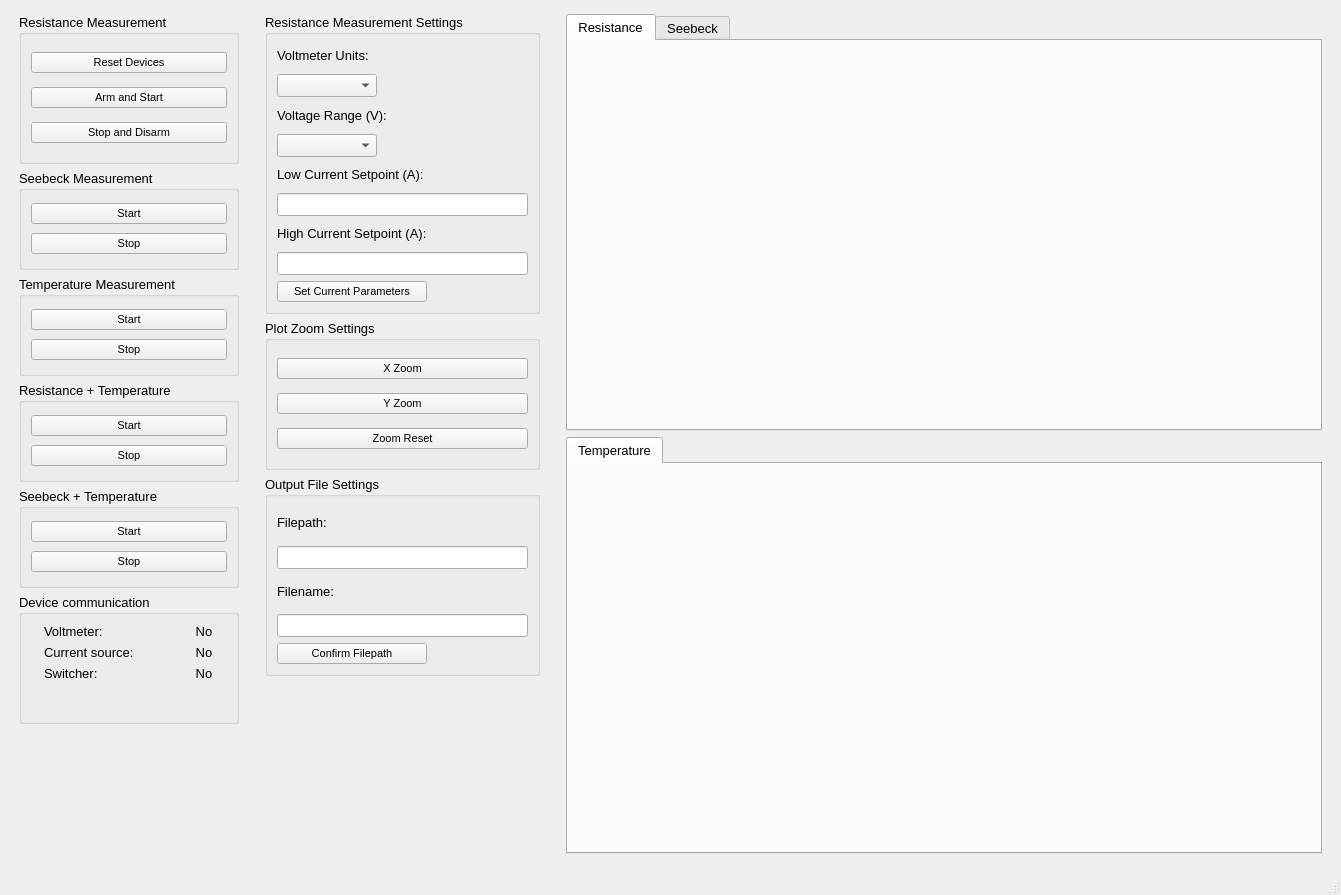
<?xml version="1.0" encoding="UTF-8"?>
<ui version="4.0">
 <class>MainWindow</class>
 <widget class="QMainWindow" name="MainWindow">
  <property name="geometry">
   <rect>
    <x>0</x>
    <y>0</y>
    <width>1341</width>
    <height>895</height>
   </rect>
  </property>
  <property name="windowTitle">
   <string>MainWindow</string>
  </property>
  <widget class="QWidget" name="centralwidget">
   <layout class="QHBoxLayout" name="horizontalLayout">
    <item>
     <layout class="QVBoxLayout" name="verticalLayout" stretch="0,0,0,0,0,0,0">
      <property name="spacing">
       <number>6</number>
      </property>
      <property name="sizeConstraint">
       <enum>QLayout::SetFixedSize</enum>
      </property>
      <property name="leftMargin">
       <number>10</number>
      </property>
      <property name="topMargin">
       <number>5</number>
      </property>
      <property name="rightMargin">
       <number>10</number>
      </property>
      <property name="bottomMargin">
       <number>10</number>
      </property>
      <item>
       <widget class="QGroupBox" name="groupBox">
        <property name="minimumSize">
         <size>
          <width>220</width>
          <height>150</height>
         </size>
        </property>
        <property name="maximumSize">
         <size>
          <width>220</width>
          <height>150</height>
         </size>
        </property>
        <property name="font">
         <font>
          <pointsize>10</pointsize>
         </font>
        </property>
        <property name="title">
         <string>Resistance Measurement</string>
        </property>
        <layout class="QVBoxLayout" name="verticalLayout_3">
         <item>
          <widget class="QPushButton" name="resetBox">
           <property name="font">
            <font>
             <pointsize>8</pointsize>
            </font>
           </property>
           <property name="text">
            <string>Reset Devices</string>
           </property>
          </widget>
         </item>
         <item>
          <widget class="QPushButton" name="startBox">
           <property name="font">
            <font>
             <pointsize>8</pointsize>
            </font>
           </property>
           <property name="text">
            <string>Arm and Start</string>
           </property>
          </widget>
         </item>
         <item>
          <widget class="QPushButton" name="stopBox">
           <property name="font">
            <font>
             <pointsize>8</pointsize>
            </font>
           </property>
           <property name="text">
            <string>Stop and Disarm</string>
           </property>
          </widget>
         </item>
        </layout>
       </widget>
      </item>
      <item>
       <widget class="QGroupBox" name="groupBox_4">
        <property name="minimumSize">
         <size>
          <width>220</width>
          <height>100</height>
         </size>
        </property>
        <property name="maximumSize">
         <size>
          <width>220</width>
          <height>100</height>
         </size>
        </property>
        <property name="font">
         <font>
          <pointsize>10</pointsize>
         </font>
        </property>
        <property name="title">
         <string>Seebeck Measurement</string>
        </property>
        <layout class="QVBoxLayout" name="verticalLayout_8">
         <item>
          <widget class="QPushButton" name="start_seebeck">
           <property name="font">
            <font>
             <pointsize>8</pointsize>
            </font>
           </property>
           <property name="text">
            <string>Start</string>
           </property>
          </widget>
         </item>
         <item>
          <widget class="QPushButton" name="stop_seebeck">
           <property name="font">
            <font>
             <pointsize>8</pointsize>
            </font>
           </property>
           <property name="text">
            <string>Stop</string>
           </property>
          </widget>
         </item>
        </layout>
       </widget>
      </item>
      <item>
       <widget class="QGroupBox" name="groupBox_5">
        <property name="minimumSize">
         <size>
          <width>220</width>
          <height>100</height>
         </size>
        </property>
        <property name="maximumSize">
         <size>
          <width>220</width>
          <height>100</height>
         </size>
        </property>
        <property name="font">
         <font>
          <pointsize>10</pointsize>
         </font>
        </property>
        <property name="title">
         <string>Temperature Measurement</string>
        </property>
        <layout class="QVBoxLayout" name="verticalLayout_9">
         <item>
          <widget class="QPushButton" name="start_temp">
           <property name="font">
            <font>
             <pointsize>8</pointsize>
            </font>
           </property>
           <property name="text">
            <string>Start</string>
           </property>
          </widget>
         </item>
         <item>
          <widget class="QPushButton" name="stop_temp">
           <property name="font">
            <font>
             <pointsize>8</pointsize>
            </font>
           </property>
           <property name="text">
            <string>Stop</string>
           </property>
          </widget>
         </item>
        </layout>
       </widget>
      </item>
      <item>
       <widget class="QGroupBox" name="groupBox_6">
        <property name="minimumSize">
         <size>
          <width>220</width>
          <height>100</height>
         </size>
        </property>
        <property name="maximumSize">
         <size>
          <width>220</width>
          <height>100</height>
         </size>
        </property>
        <property name="font">
         <font>
          <pointsize>10</pointsize>
         </font>
        </property>
        <property name="title">
         <string>Resistance + Temperature</string>
        </property>
        <layout class="QVBoxLayout" name="verticalLayout_7">
         <item>
          <widget class="QPushButton" name="start_RT">
           <property name="font">
            <font>
             <pointsize>8</pointsize>
            </font>
           </property>
           <property name="text">
            <string>Start</string>
           </property>
          </widget>
         </item>
         <item>
          <widget class="QPushButton" name="stop_RT">
           <property name="font">
            <font>
             <pointsize>8</pointsize>
            </font>
           </property>
           <property name="text">
            <string>Stop</string>
           </property>
          </widget>
         </item>
        </layout>
       </widget>
      </item>
      <item>
       <widget class="QGroupBox" name="groupBox_7">
        <property name="minimumSize">
         <size>
          <width>220</width>
          <height>100</height>
         </size>
        </property>
        <property name="maximumSize">
         <size>
          <width>220</width>
          <height>100</height>
         </size>
        </property>
        <property name="font">
         <font>
          <pointsize>10</pointsize>
         </font>
        </property>
        <property name="title">
         <string>Seebeck + Temperature</string>
        </property>
        <layout class="QVBoxLayout" name="verticalLayout_10">
         <item>
          <widget class="QPushButton" name="start_ST">
           <property name="font">
            <font>
             <pointsize>8</pointsize>
            </font>
           </property>
           <property name="text">
            <string>Start</string>
           </property>
          </widget>
         </item>
         <item>
          <widget class="QPushButton" name="stop_ST">
           <property name="font">
            <font>
             <pointsize>8</pointsize>
            </font>
           </property>
           <property name="text">
            <string>Stop</string>
           </property>
          </widget>
         </item>
        </layout>
       </widget>
      </item>
      <item>
       <widget class="QGroupBox" name="groupBox_9">
        <property name="sizePolicy">
         <sizepolicy hsizetype="Expanding" vsizetype="Preferred">
          <horstretch>0</horstretch>
          <verstretch>0</verstretch>
         </sizepolicy>
        </property>
        <property name="minimumSize">
         <size>
          <width>220</width>
          <height>130</height>
         </size>
        </property>
        <property name="maximumSize">
         <size>
          <width>220</width>
          <height>130</height>
         </size>
        </property>
        <property name="font">
         <font>
          <pointsize>10</pointsize>
         </font>
        </property>
        <property name="title">
         <string>Device communication</string>
        </property>
        <widget class="QWidget" name="formLayoutWidget">
         <property name="geometry">
          <rect>
           <x>10</x>
           <y>30</y>
           <width>201</width>
           <height>91</height>
          </rect>
         </property>
         <layout class="QFormLayout" name="formLayout">
          <property name="fieldGrowthPolicy">
           <enum>QFormLayout::AllNonFixedFieldsGrow</enum>
          </property>
          <property name="labelAlignment">
           <set>Qt::AlignCenter</set>
          </property>
          <property name="formAlignment">
           <set>Qt::AlignHCenter|Qt::AlignTop</set>
          </property>
          <property name="horizontalSpacing">
           <number>10</number>
          </property>
          <item row="0" column="0">
           <widget class="QLabel" name="volt_comm_label">
            <property name="sizePolicy">
             <sizepolicy hsizetype="Expanding" vsizetype="Fixed">
              <horstretch>0</horstretch>
              <verstretch>0</verstretch>
             </sizepolicy>
            </property>
            <property name="minimumSize">
             <size>
              <width>130</width>
              <height>0</height>
             </size>
            </property>
            <property name="maximumSize">
             <size>
              <width>130</width>
              <height>16777215</height>
             </size>
            </property>
            <property name="font">
             <font>
              <pointsize>10</pointsize>
             </font>
            </property>
            <property name="text">
             <string>Voltmeter:</string>
            </property>
            <property name="alignment">
             <set>Qt::AlignLeading|Qt::AlignLeft|Qt::AlignVCenter</set>
            </property>
           </widget>
          </item>
          <item row="0" column="1">
           <widget class="QLabel" name="volt_comm_status">
            <property name="sizePolicy">
             <sizepolicy hsizetype="Expanding" vsizetype="Fixed">
              <horstretch>0</horstretch>
              <verstretch>0</verstretch>
             </sizepolicy>
            </property>
            <property name="minimumSize">
             <size>
              <width>20</width>
              <height>0</height>
             </size>
            </property>
            <property name="maximumSize">
             <size>
              <width>40</width>
              <height>16777215</height>
             </size>
            </property>
            <property name="font">
             <font>
              <pointsize>10</pointsize>
             </font>
            </property>
            <property name="acceptDrops">
             <bool>false</bool>
            </property>
            <property name="text">
             <string>No</string>
            </property>
            <property name="textFormat">
             <enum>Qt::PlainText</enum>
            </property>
            <property name="alignment">
             <set>Qt::AlignCenter</set>
            </property>
           </widget>
          </item>
          <item row="1" column="0">
           <widget class="QLabel" name="current_comm_label">
            <property name="sizePolicy">
             <sizepolicy hsizetype="Expanding" vsizetype="Fixed">
              <horstretch>0</horstretch>
              <verstretch>0</verstretch>
             </sizepolicy>
            </property>
            <property name="minimumSize">
             <size>
              <width>130</width>
              <height>0</height>
             </size>
            </property>
            <property name="maximumSize">
             <size>
              <width>130</width>
              <height>16777215</height>
             </size>
            </property>
            <property name="font">
             <font>
              <pointsize>10</pointsize>
             </font>
            </property>
            <property name="text">
             <string>Current source:</string>
            </property>
            <property name="alignment">
             <set>Qt::AlignLeading|Qt::AlignLeft|Qt::AlignVCenter</set>
            </property>
           </widget>
          </item>
          <item row="1" column="1">
           <widget class="QLabel" name="current_comm_status">
            <property name="sizePolicy">
             <sizepolicy hsizetype="Expanding" vsizetype="Fixed">
              <horstretch>0</horstretch>
              <verstretch>0</verstretch>
             </sizepolicy>
            </property>
            <property name="minimumSize">
             <size>
              <width>40</width>
              <height>0</height>
             </size>
            </property>
            <property name="maximumSize">
             <size>
              <width>40</width>
              <height>16777215</height>
             </size>
            </property>
            <property name="font">
             <font>
              <pointsize>10</pointsize>
             </font>
            </property>
            <property name="text">
             <string>No</string>
            </property>
            <property name="alignment">
             <set>Qt::AlignCenter</set>
            </property>
           </widget>
          </item>
          <item row="2" column="0">
           <widget class="QLabel" name="switch_comm_label">
            <property name="sizePolicy">
             <sizepolicy hsizetype="Expanding" vsizetype="Fixed">
              <horstretch>0</horstretch>
              <verstretch>0</verstretch>
             </sizepolicy>
            </property>
            <property name="minimumSize">
             <size>
              <width>130</width>
              <height>0</height>
             </size>
            </property>
            <property name="maximumSize">
             <size>
              <width>130</width>
              <height>16777215</height>
             </size>
            </property>
            <property name="font">
             <font>
              <pointsize>10</pointsize>
              <kerning>true</kerning>
             </font>
            </property>
            <property name="text">
             <string>Switcher:</string>
            </property>
            <property name="alignment">
             <set>Qt::AlignLeading|Qt::AlignLeft|Qt::AlignVCenter</set>
            </property>
           </widget>
          </item>
          <item row="2" column="1">
           <widget class="QLabel" name="switch_comm_status">
            <property name="sizePolicy">
             <sizepolicy hsizetype="Expanding" vsizetype="Fixed">
              <horstretch>0</horstretch>
              <verstretch>0</verstretch>
             </sizepolicy>
            </property>
            <property name="minimumSize">
             <size>
              <width>40</width>
              <height>0</height>
             </size>
            </property>
            <property name="maximumSize">
             <size>
              <width>40</width>
              <height>16777215</height>
             </size>
            </property>
            <property name="font">
             <font>
              <pointsize>10</pointsize>
             </font>
            </property>
            <property name="text">
             <string>No</string>
            </property>
            <property name="alignment">
             <set>Qt::AlignCenter</set>
            </property>
           </widget>
          </item>
         </layout>
        </widget>
       </widget>
      </item>
      <item>
       <spacer name="verticalSpacer">
        <property name="orientation">
         <enum>Qt::Vertical</enum>
        </property>
        <property name="sizeType">
         <enum>QSizePolicy::MinimumExpanding</enum>
        </property>
        <property name="sizeHint" stdset="0">
         <size>
          <width>20</width>
          <height>30</height>
         </size>
        </property>
       </spacer>
      </item>
     </layout>
    </item>
    <item>
     <layout class="QVBoxLayout" name="verticalLayout_2">
      <property name="sizeConstraint">
       <enum>QLayout::SetMinimumSize</enum>
      </property>
      <property name="leftMargin">
       <number>10</number>
      </property>
      <property name="topMargin">
       <number>5</number>
      </property>
      <property name="rightMargin">
       <number>10</number>
      </property>
      <property name="bottomMargin">
       <number>10</number>
      </property>
      <item>
       <widget class="QGroupBox" name="groupBox_2">
        <property name="minimumSize">
         <size>
          <width>275</width>
          <height>300</height>
         </size>
        </property>
        <property name="maximumSize">
         <size>
          <width>275</width>
          <height>300</height>
         </size>
        </property>
        <property name="font">
         <font>
          <pointsize>10</pointsize>
         </font>
        </property>
        <property name="title">
         <string>Resistance Measurement Settings</string>
        </property>
        <layout class="QVBoxLayout" name="verticalLayout_5">
         <item>
          <widget class="QLabel" name="unit_label">
           <property name="font">
            <font>
             <pointsize>7</pointsize>
            </font>
           </property>
           <property name="text">
            <string>&lt;html&gt;&lt;head/&gt;&lt;body&gt;&lt;p&gt;&lt;span style=&quot; font-size:10pt;&quot;&gt;Voltmeter Units:&lt;/span&gt;&lt;/p&gt;&lt;/body&gt;&lt;/html&gt;</string>
           </property>
          </widget>
         </item>
         <item>
          <widget class="QComboBox" name="comboBox1">
           <property name="maximumSize">
            <size>
             <width>100</width>
             <height>16777215</height>
            </size>
           </property>
          </widget>
         </item>
         <item>
          <widget class="QLabel" name="v_range_label">
           <property name="text">
            <string>&lt;html&gt;&lt;head/&gt;&lt;body&gt;&lt;p&gt;&lt;span style=&quot; font-size:10pt;&quot;&gt;Voltage Range (V):&lt;/span&gt;&lt;/p&gt;&lt;/body&gt;&lt;/html&gt;</string>
           </property>
          </widget>
         </item>
         <item>
          <widget class="QComboBox" name="comboBox2">
           <property name="maximumSize">
            <size>
             <width>100</width>
             <height>16777215</height>
            </size>
           </property>
          </widget>
         </item>
         <item>
          <widget class="QLabel" name="I_low_label">
           <property name="maximumSize">
            <size>
             <width>500</width>
             <height>16777215</height>
            </size>
           </property>
           <property name="text">
            <string>&lt;html&gt;&lt;head/&gt;&lt;body&gt;&lt;p&gt;&lt;span style=&quot; font-size:10pt;&quot;&gt;Low Current Setpoint (A):&lt;/span&gt;&lt;/p&gt;&lt;/body&gt;&lt;/html&gt;</string>
           </property>
          </widget>
         </item>
         <item>
          <widget class="QLineEdit" name="I_low_set">
           <property name="maximumSize">
            <size>
             <width>500</width>
             <height>16777215</height>
            </size>
           </property>
          </widget>
         </item>
         <item>
          <widget class="QLabel" name="I_high_label">
           <property name="maximumSize">
            <size>
             <width>500</width>
             <height>16777215</height>
            </size>
           </property>
           <property name="text">
            <string>&lt;html&gt;&lt;head/&gt;&lt;body&gt;&lt;p&gt;&lt;span style=&quot; font-size:10pt;&quot;&gt;High Current Setpoint (A):&lt;/span&gt;&lt;/p&gt;&lt;/body&gt;&lt;/html&gt;</string>
           </property>
          </widget>
         </item>
         <item>
          <widget class="QLineEdit" name="I_high_set">
           <property name="maximumSize">
            <size>
             <width>500</width>
             <height>16777215</height>
            </size>
           </property>
          </widget>
         </item>
         <item>
          <widget class="QPushButton" name="set_current_button">
           <property name="maximumSize">
            <size>
             <width>150</width>
             <height>16777215</height>
            </size>
           </property>
           <property name="font">
            <font>
             <pointsize>8</pointsize>
            </font>
           </property>
           <property name="text">
            <string>Set Current Parameters</string>
           </property>
          </widget>
         </item>
        </layout>
       </widget>
      </item>
      <item>
       <widget class="QGroupBox" name="groupBox_8">
        <property name="minimumSize">
         <size>
          <width>275</width>
          <height>150</height>
         </size>
        </property>
        <property name="maximumSize">
         <size>
          <width>275</width>
          <height>150</height>
         </size>
        </property>
        <property name="font">
         <font>
          <pointsize>10</pointsize>
         </font>
        </property>
        <property name="title">
         <string>Plot Zoom Settings</string>
        </property>
        <layout class="QVBoxLayout" name="verticalLayout_11">
         <item>
          <widget class="QPushButton" name="x_zoom_button">
           <property name="font">
            <font>
             <pointsize>8</pointsize>
            </font>
           </property>
           <property name="text">
            <string>X Zoom</string>
           </property>
          </widget>
         </item>
         <item>
          <widget class="QPushButton" name="y_zoom_button">
           <property name="font">
            <font>
             <pointsize>8</pointsize>
            </font>
           </property>
           <property name="text">
            <string>Y Zoom</string>
           </property>
          </widget>
         </item>
         <item>
          <widget class="QPushButton" name="zoom_reset_button">
           <property name="font">
            <font>
             <pointsize>8</pointsize>
            </font>
           </property>
           <property name="text">
            <string>Zoom Reset</string>
           </property>
          </widget>
         </item>
        </layout>
       </widget>
      </item>
      <item>
       <widget class="QGroupBox" name="groupBox_3">
        <property name="minimumSize">
         <size>
          <width>275</width>
          <height>200</height>
         </size>
        </property>
        <property name="maximumSize">
         <size>
          <width>275</width>
          <height>200</height>
         </size>
        </property>
        <property name="font">
         <font>
          <pointsize>10</pointsize>
         </font>
        </property>
        <property name="title">
         <string>Output File Settings</string>
        </property>
        <layout class="QVBoxLayout" name="verticalLayout_6">
         <item>
          <widget class="QLabel" name="filepath_label">
           <property name="maximumSize">
            <size>
             <width>500</width>
             <height>16777215</height>
            </size>
           </property>
           <property name="text">
            <string>&lt;html&gt;&lt;head/&gt;&lt;body&gt;&lt;p&gt;Filepath:&lt;/p&gt;&lt;/body&gt;&lt;/html&gt;</string>
           </property>
          </widget>
         </item>
         <item>
          <widget class="QLineEdit" name="filepath_input">
           <property name="maximumSize">
            <size>
             <width>500</width>
             <height>16777215</height>
            </size>
           </property>
          </widget>
         </item>
         <item>
          <widget class="QLabel" name="filename_label">
           <property name="maximumSize">
            <size>
             <width>500</width>
             <height>16777215</height>
            </size>
           </property>
           <property name="text">
            <string>&lt;html&gt;&lt;head/&gt;&lt;body&gt;&lt;p&gt;Filename:&lt;/p&gt;&lt;/body&gt;&lt;/html&gt;</string>
           </property>
          </widget>
         </item>
         <item>
          <widget class="QLineEdit" name="filename_input">
           <property name="maximumSize">
            <size>
             <width>500</width>
             <height>16777215</height>
            </size>
           </property>
          </widget>
         </item>
         <item>
          <widget class="QPushButton" name="file_save_confirm">
           <property name="maximumSize">
            <size>
             <width>150</width>
             <height>16777215</height>
            </size>
           </property>
           <property name="font">
            <font>
             <pointsize>8</pointsize>
            </font>
           </property>
           <property name="text">
            <string>Confirm Filepath</string>
           </property>
          </widget>
         </item>
        </layout>
       </widget>
      </item>
      <item>
       <spacer name="verticalSpacer_3">
        <property name="orientation">
         <enum>Qt::Vertical</enum>
        </property>
        <property name="sizeType">
         <enum>QSizePolicy::MinimumExpanding</enum>
        </property>
        <property name="sizeHint" stdset="0">
         <size>
          <width>20</width>
          <height>30</height>
         </size>
        </property>
       </spacer>
      </item>
     </layout>
    </item>
    <item>
     <layout class="QVBoxLayout" name="verticalLayout_4">
      <property name="leftMargin">
       <number>10</number>
      </property>
      <property name="topMargin">
       <number>5</number>
      </property>
      <property name="rightMargin">
       <number>10</number>
      </property>
      <property name="bottomMargin">
       <number>10</number>
      </property>
      <item>
       <widget class="QTabWidget" name="tabWidget">
        <property name="sizePolicy">
         <sizepolicy hsizetype="Preferred" vsizetype="Preferred">
          <horstretch>0</horstretch>
          <verstretch>1</verstretch>
         </sizepolicy>
        </property>
        <property name="minimumSize">
         <size>
          <width>750</width>
          <height>400</height>
         </size>
        </property>
        <property name="font">
         <font>
          <pointsize>10</pointsize>
         </font>
        </property>
        <property name="currentIndex">
         <number>0</number>
        </property>
        <widget class="PlotWidget" name="graphWidget">
         <attribute name="title">
          <string>Resistance</string>
         </attribute>
        </widget>
        <widget class="PlotWidget" name="graphWidget_3">
         <attribute name="title">
          <string>Seebeck</string>
         </attribute>
        </widget>
       </widget>
      </item>
      <item>
       <widget class="QTabWidget" name="tabWidget_2">
        <property name="sizePolicy">
         <sizepolicy hsizetype="Preferred" vsizetype="Preferred">
          <horstretch>0</horstretch>
          <verstretch>1</verstretch>
         </sizepolicy>
        </property>
        <property name="minimumSize">
         <size>
          <width>750</width>
          <height>400</height>
         </size>
        </property>
        <property name="font">
         <font>
          <pointsize>10</pointsize>
         </font>
        </property>
        <property name="currentIndex">
         <number>0</number>
        </property>
        <widget class="PlotWidget" name="graphWidget_2">
         <attribute name="title">
          <string>Temperature</string>
         </attribute>
        </widget>
       </widget>
      </item>
     </layout>
    </item>
   </layout>
  </widget>
  <widget class="QMenuBar" name="menubar">
   <property name="geometry">
    <rect>
     <x>0</x>
     <y>0</y>
     <width>1341</width>
     <height>26</height>
    </rect>
   </property>
  </widget>
  <widget class="QStatusBar" name="statusbar"/>
 </widget>
 <customwidgets>
  <customwidget>
   <class>PlotWidget</class>
   <extends>QWidget</extends>
   <header>pyqtgraph</header>
   <container>1</container>
  </customwidget>
 </customwidgets>
 <resources/>
 <connections/>
</ui>
